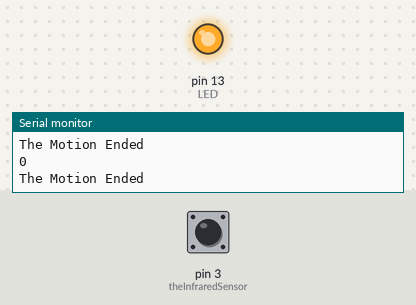
Recording of a sketch running on a simulated Arduino Uno, built with avr-gcc and run on an emulated ATmega328P. On the bench: output pins drawn as LEDs (lit = HIGH), the last lines printed to the serial monitor. Dashed ring = blinking. The inputs (shaded band) are chosen by the test bench; at power-on: pin 3 (theInfraredSensor) LOW.

Above: at 1.2 s.
1.3 s: pin 3 (theInfraredSensor) driven HIGH
At 2.3 s:
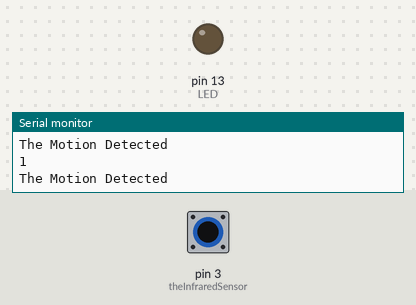
2.8 s: pin 3 (theInfraredSensor) driven LOW
At 3.3 s:
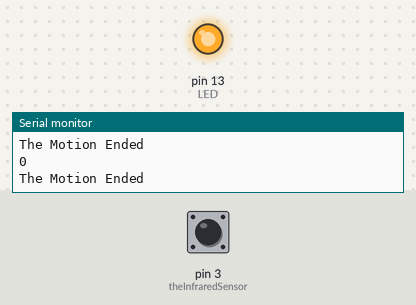
4.3 s: pin 3 (theInfraredSensor) pulsed HIGH 2 times (0.12 s each, 0.3 s apart)
At 4.53 s:
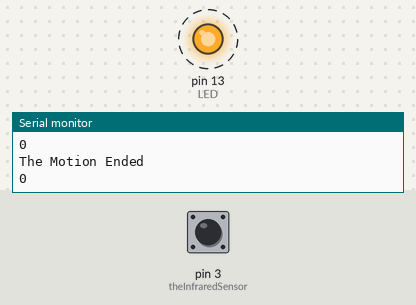
7.9 s: pin 3 (theInfraredSensor) pulsed HIGH 2 times (0.12 s each, 0.3 s apart)
At 8.7 s:
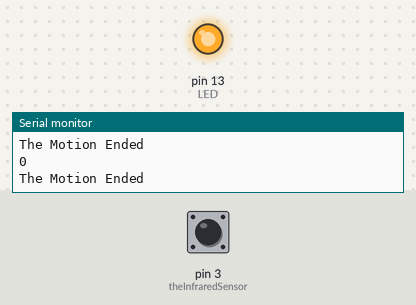
Timing chart, 0 to 10.9 s (numbered marks = the images above; inputs shaded):
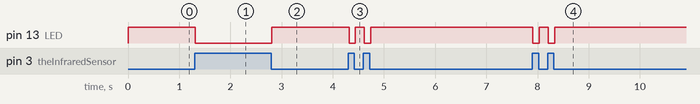

Measured:
- after the input at 1.3 s, pin 13 (LED): HIGH → LOW at once
- after the input at 2.8 s, pin 13 (LED): LOW → HIGH at once
- after the input at 4.3 s, pin 13 (LED): alternates HIGH for 0.17 s and LOW for 0.12 s, 4 changes in all, then stays HIGH, starting at once
- after the input at 7.9 s, pin 13 (LED): alternates HIGH for 0.17 s and LOW for 0.12 s, 4 changes in all, then stays HIGH, starting at once

The sketch:

infrared_sensor_HW201.ino
```cpp
int theInfraredSensor = 3;
int LED = 13;

void setup() {
  Serial.begin(9600);
  Serial.println("The serial is Working");
  pinMode(theInfraredSensor, INPUT);
  pinMode(LED, OUTPUT);
}

void loop() {
  int SensorStatus = digitalRead(theInfraredSensor);
  Serial.println(SensorStatus);

  if (SensorStatus == 1) {
    digitalWrite(LED, LOW);
    Serial.println("The Motion Detected");
  }

  if (SensorStatus == 0) {
    digitalWrite(LED, HIGH);
    Serial.println("The Motion Ended");
  }
}
```
